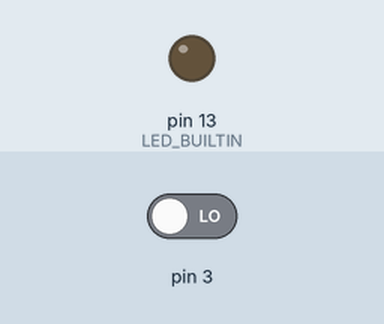
The sketch below on a simulated Arduino Uno, built with avr-gcc and run on an emulated ATmega328P. On the bench: output pins drawn as LEDs (lit = HIGH). Inputs (shaded band) come from the test bench; at power-on: pin 3 LOW. What the sketch prints to the serial monitor is not drawn.

Above: at 1.2 s.
1.3 s: pin 3 driven HIGH
At 2.6 s:
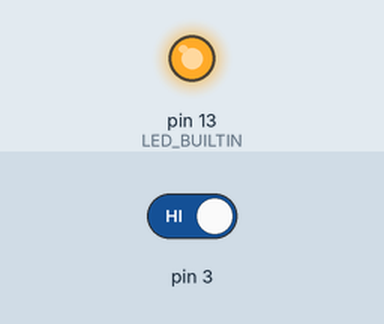
Timing chart, 0 to 4.3 s (numbered marks = the images above; inputs shaded):
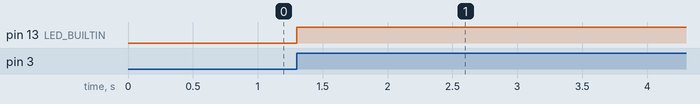

The sketch:

19HCSR501.ino
```cpp
/*
 * Generated using BlocklyDuino:
 *
 * https://github.com/MediaTek-Labs/BlocklyDuino-for-LinkIt
 *
 * Date: Wed, 04 Nov 2020 23:17:57 GMT
 */


void setup()
{
  Serial.begin(9600);


  pinMode(3, INPUT);
  pinMode(LED_BUILTIN, OUTPUT);
}


void loop()
{
  if (digitalRead(3) == HIGH) {
    digitalWrite(LED_BUILTIN, HIGH);
    Serial.println("開");
    delay(5000);

  } else {
    digitalWrite(LED_BUILTIN, LOW);
    Serial.println("關");

  }
}
```

Measured:
- after the input at 1.3 s, pin 13 (LED_BUILTIN): LOW → HIGH at once
